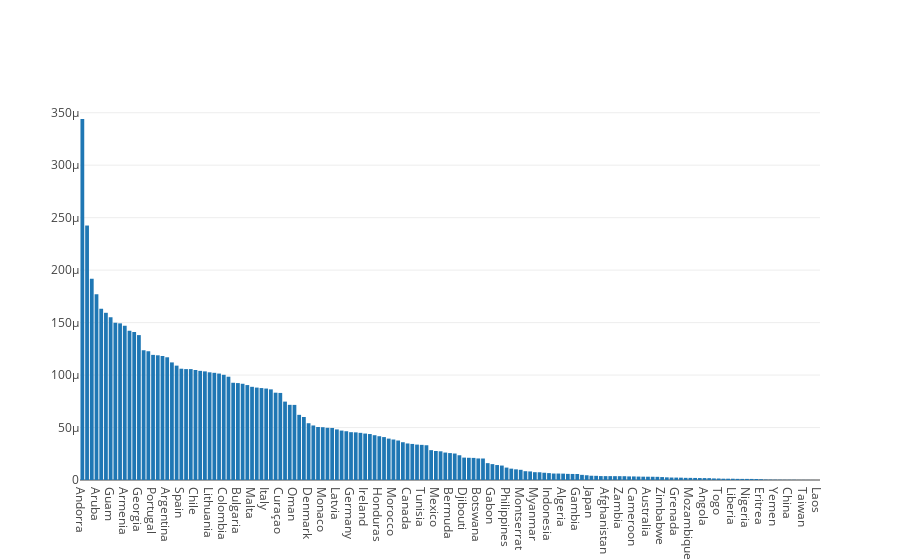

Notebook cell for this chart:
### Markdown cell above
## media de infecciones por densidad de población

### Code cell
val (x,y) = infectionsPerPopulation.collect.map(r=>(r(0).toString, r(1).toString)).toList.unzip
Bar(x, y).plot()

### Figure 1 — Plotly figure (JSON) as saved in the notebook; plotly's stock layout.template omitted (floating-point values rounded to 4 significant figures; data arrays with more than 128 entries replaced by an {"elided": "..."} marker saying what was removed)
{"data": [{"type": "bar", "x": {"elided": "157 str values"}, "y": {"elided": "157 str values"}}], "layout": {}}
